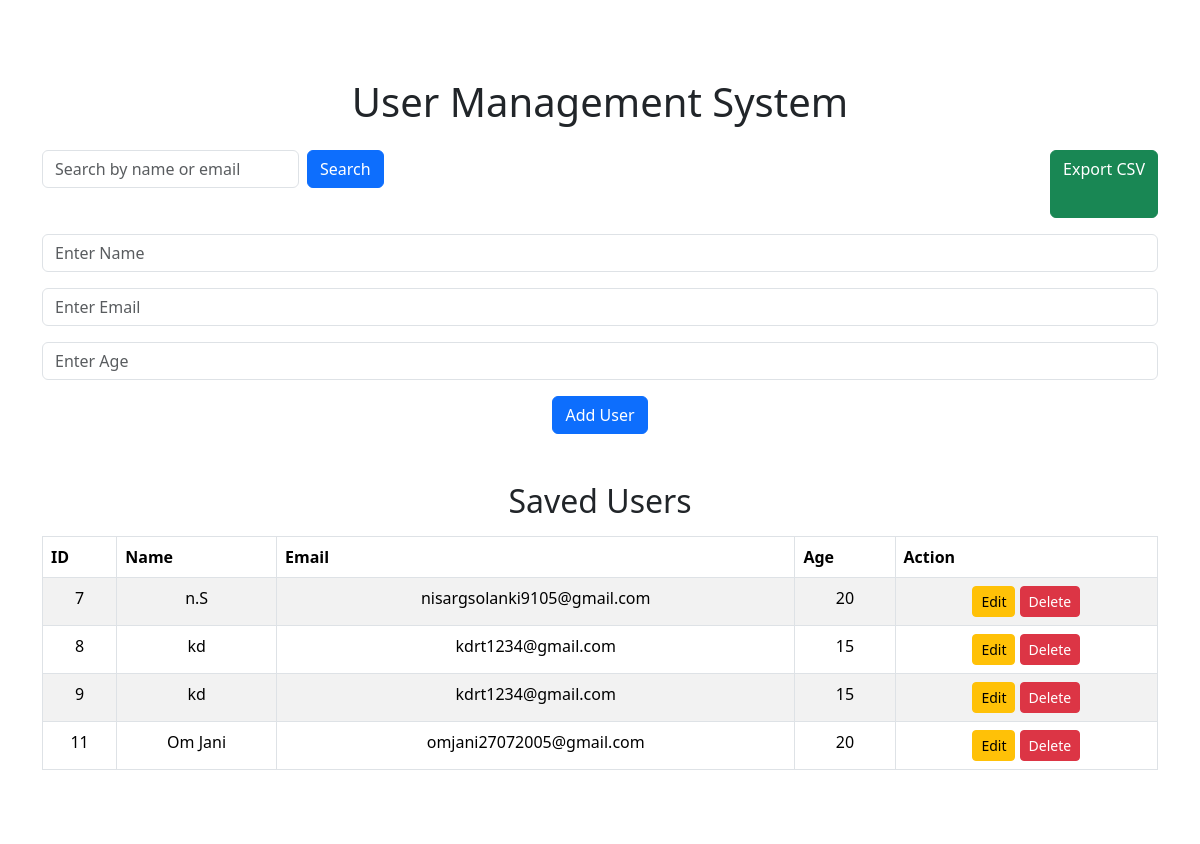
Before: / with the older database file.
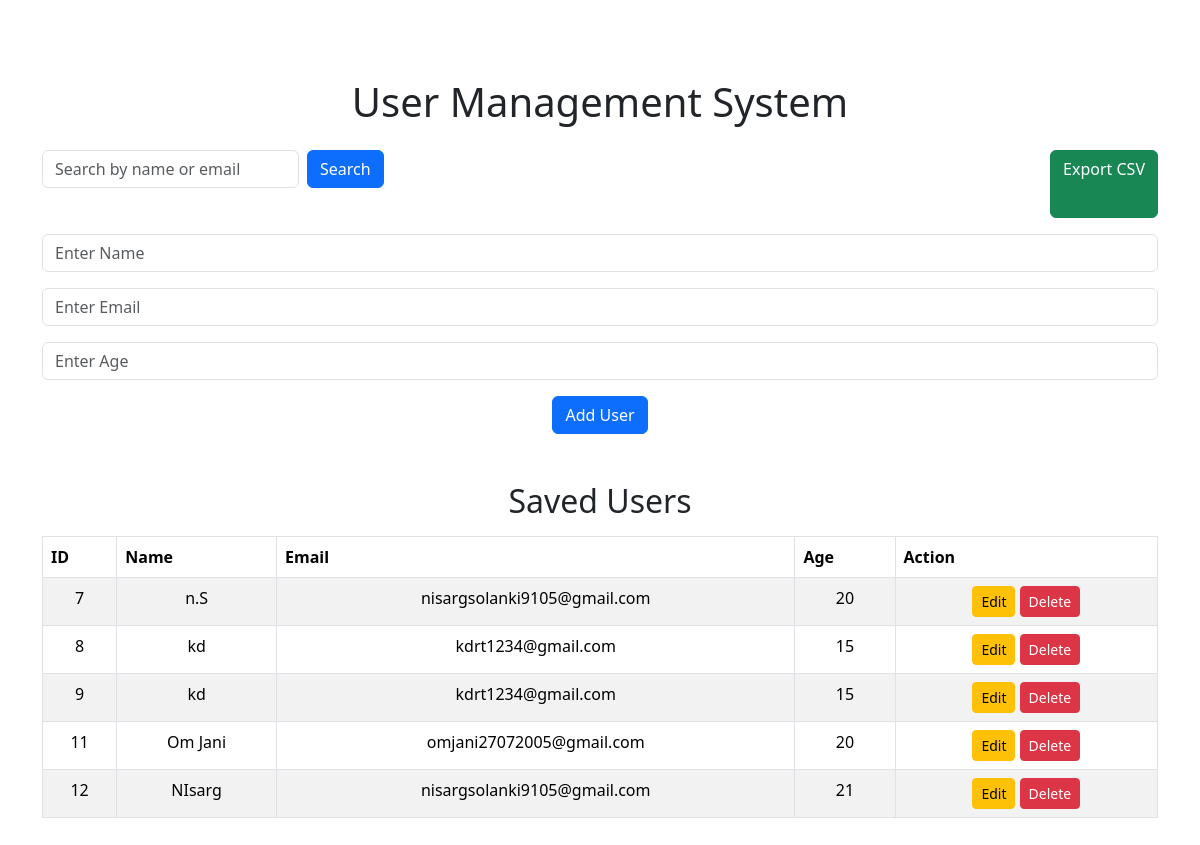
After: the same page with the newer database file.
### tables this page shows
CREATE TABLE users (
        id INTEGER PRIMARY KEY AUTOINCREMENT,
        name TEXT,
        email TEXT,
        age INTEGER
    );

### app.py (the view, shortened to what this page needs)
@app.route("/", methods=["GET", "POST"])
def home():
    conn = sqlite3.connect("database.db")
    cursor = conn.cursor()
    search = request.args.get("search")
    if search:
        cursor.execute(
            """
            SELECT * FROM users
            WHERE name LIKE ? OR email LIKE ?
            """,
            (f"%{search}%", f"%{search}%")
        )
    else:
        cursor.execute("SELECT * FROM users")
    users = cursor.fetchall()
    conn.close()
    return render_template("index.html", users=users)

### templates/index.html (shortened to what this page needs)
<!DOCTYPE html>
<html>
<head>
    <link rel="stylesheet" href="{{ url_for('static', filename='style.css') }}">
    <link href="https://cdn.jsdelivr.net/npm/bootstrap@5.3.3/dist/css/bootstrap.min.css" rel="stylesheet">
</head>
<body>
<div class="container mt-5">
    <h1 class="text-center mb-4">User Management System</h1>
    <div class="d-flex justify-content-between mb-3">
        <form method="GET" action="/" class="d-flex">
            <input type="text"
                   name="search"
                   class="form-control me-2"
                   placeholder="Search by name or email">
            <button type="submit" class="btn btn-primary">
                Search
            </button>
        </form>
        <a href="/export" class="btn btn-success">
            Export CSV
        </a>
    </div>
    <form method="POST">
        <input type="text"
               name="name"
               placeholder="Enter Name"
               required
               class="form-control mb-3">
        <input type="email"
               name="email"
               placeholder="Enter Email"
               required
               class="form-control mb-3">
        <input type="number"
               name="age"
               placeholder="Enter Age"
               required
               class="form-control mb-3">
        <button type="submit" class="btn btn-primary">
            Add User
        </button>
    </form>
    <h2 class="mt-5">Saved Users</h2>
    <table class="table table-bordered table-striped mt-3">
        <thead>
            <tr>
                <th>ID</th>
                <th>Name</th>
                <th>Email</th>
                <th>Age</th>
                <th>Action</th>
            </tr>
        </thead>
        <tbody>
        {% for user in users %}
            <tr>
                <td>{{ user[0] }}</td>
                <td>{{ user[1] }}</td>
                <td>{{ user[2] }}</td>
                <td>{{ user[3] }}</td>
                <td>
                    <a href="/edit/{{user[0]}}" class="btn btn-warning btn-sm">
                        Edit
                    </a>
                    <a href="/delete/{{user[0]}}"
                       class="btn btn-danger btn-sm"
                       onclick="return confirm('Are you sure you want to delete this user?');">
                        Delete
                    </a>
                </td>
            </tr>
        {% endfor %}
        </tbody>
    </table>
</div>
</body>
</html>

### static/style.css (style rules this page uses)
body { font-family: Arial, sans-serif; background: #f2f2f2; }
.container { width: 80%; margin: 40px auto; background: white; padding: 30px; border-radius: 10px; }
h1, h2 { text-align: center; }
form { text-align: center; margin-bottom: 30px; }
input { padding: 10px; margin: 5px; border-radius: 5px; border: 1px solid #aaa; }
button { padding: 10px 20px; background: green; color: white; border: none; border-radius: 5px; cursor: pointer; }
table { width: 100%; border-collapse: collapse; }
th, td { padding: 12px; text-align: center; border: 1px solid #ddd; }

Changed rows visible on the page:
added users: id "12", name "NIsarg", email "nisargsolanki9105@gmail.com", age "21"
